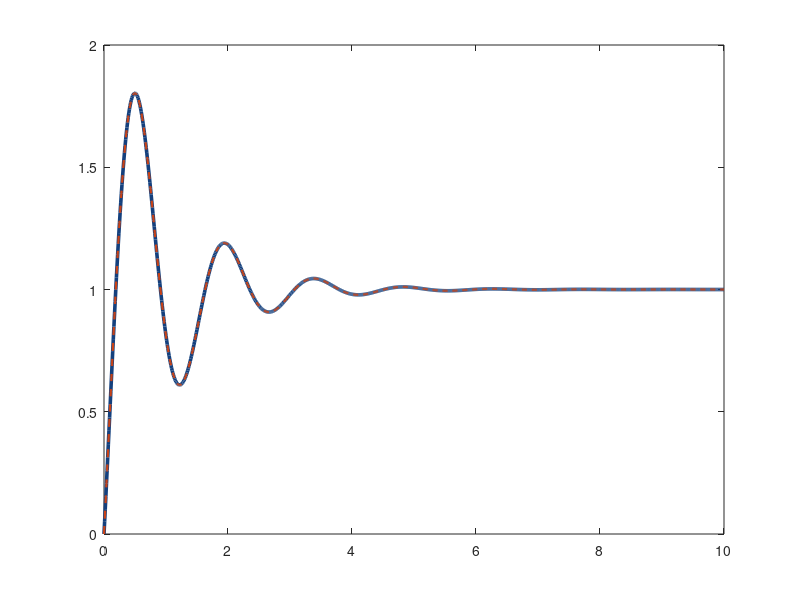

Write MATLAB code to recreate this figure. (Note: this script raises an error after producing the figure.)
clear;
clc;
close all;
format short g;

%% 1. Исходные данные
n = 2;
A = [0, 2; -10, -2];
B = [1; 1];
CT = [5; 0];
C = CT.';
D = 0;
M = [0.5, 0; 6, 2];
tolerance = 1e-9;

%% 2. Замена базиса x = M*x_new
A_new = M \ (A*M);
B_new = M \ B;
C_new = C*M;

fprintf('det(M) = %g\n', det(M));
disp('A_new ='); disp(A_new);
disp('B_new ='); disp(B_new);
disp('C_new ='); disp(C_new);

%% 3. Передаточная функция
den_analytic = [1, -trace(A), det(A)];
num_analytic = [0, C*B, C*(A - trace(A)*eye(n))*B];
W_tf = tf(num_analytic, den_analytic);

[num, den] = ss2tf(A, B, C, D);
[num_new, den_new] = ss2tf(A_new, B_new, C_new, D);
assert(norm(num-num_analytic, inf) < tolerance && ...
       norm(den-den_analytic, inf) < tolerance, ...
       'Аналитические коэффициенты расходятся с ss2tf.');
assert(norm(num_new-num, inf) < tolerance && ...
       norm(den_new-den, inf) < tolerance, ...
       'Передаточная функция после замены базиса изменилась.');

fprintf('W(s) = (%g*s + %g)/(s^2 + %g*s + %g)\n', ...
    num_analytic(2), num_analytic(3), den_analytic(2), den_analytic(3));
fprintf('ss2tf, исходный базис: num = %s, den = %s\n', ...
    mat2str(num, 12), mat2str(den, 12));
fprintf('ss2tf, новый базис:    num = %s, den = %s\n', ...
    mat2str(num_new, 12), mat2str(den_new, 12));
disp('Полюса W(s):'); disp(pole(W_tf));
fprintf('W(0) = %.12g\n', dcgain(W_tf));

%% 4. Переходные характеристики тремя способами
t = (0:0.01:10).';
sys_old = ss(A, B, C, D);
sys_new = ss(A_new, B_new, C_new, D);
y_old = step(sys_old, t);
y_new = step(sys_new, t);
y_tf = step(W_tf, t);

fig_main = figure('Name', 'Сравнение трёх моделей', 'Color', 'w', ...
                  'Position', [120, 120, 840, 410]);
plot(t, y_old, '-', 'Color', [0.08, 0.25, 0.49], 'LineWidth', 2.6);
hold on;
plot(t, y_new, '--', 'Color', [0.78, 0.26, 0.09], 'LineWidth', 1.6);
plot(t, y_tf, 'o', 'Color', [0.10, 0.48, 0.31], 'LineWidth', 1, ...
    'MarkerIndices', 1:24:numel(t), 'MarkerSize', 4.3);
set(gca, 'Color', 'w', 'XColor', 'k', 'YColor', 'k', 'GridColor', 'k');
grid on;
xlabel('t, с'); ylabel('y(t)');
xlim([0, 10]); ylim([0, 2]);
legend('Исходная модель', 'Модель в новом базисе', 'Передаточная функция', ...
       'Location', 'southeast', 'Color', 'w', 'TextColor', 'k', 'EdgeColor', [0.4, 0.4, 0.4]);

err_new = max(abs(y_old-y_new));
err_tf = max(abs(y_old-y_tf));
fprintf('max |y - y_new|  = %.6e\n', err_new);
fprintf('max |y - y_tf|   = %.6e\n', err_tf);
assert(max([err_new, err_tf]) < tolerance, ...
    'Переходные характеристики трёх моделей расходятся.');

%% 5. Критерий Калмана
U = ctrb(A, B);
N = obsv(A, C);
rank_U = rank(U);
rank_N = rank(N);
disp('Матрица управляемости U ='); disp(U);
fprintf('det(U) = %g, rank(U) = %d\n', det(U), rank_U);
disp('Матрица наблюдаемости N ='); disp(N);
fprintf('det(N) = %g, rank(N) = %d\n', det(N), rank_N);
assert(rank_U == n && rank_N == n, ...
    'Для заданных преобразований нужны полные ранги U и N.');
disp('Система полностью управляема и полностью наблюдаема.');

%% 6. Канонические формы
a1 = den_analytic(2);
T_c = [A*B + a1*B, B];
A_c = T_c \ (A*T_c);
B_c = T_c \ B;
C_c = C*T_c;

% Наблюдаемая форма двойственна управляемой
A_o_expected = A_c.';
B_o_expected = C_c.';
C_o_expected = B_c.';
T_o = N \ obsv(A_o_expected, C_o_expected);
A_o = T_o \ (A*T_o);
B_o = T_o \ B;
C_o = C*T_o;

A_c_expected = [0, 1; -den_analytic(3), -a1];
assert(norm(A_c - A_c_expected, inf) < tolerance && ...
       norm(B_c - [0; 1], inf) < tolerance && ...
       norm(C_c - fliplr(num_analytic(2:end)), inf) < tolerance && ...
       norm(A_o - A_o_expected, inf) < tolerance && ...
       norm(B_o - B_o_expected, inf) < tolerance && ...
       norm(C_o - C_o_expected, inf) < tolerance, ...
       'Матрицы преобразованных моделей не совпадают с каноническими.');

disp('T_c ='); disp(T_c);
disp('A_c ='); disp(A_c);
disp('B_c ='); disp(B_c);
disp('C_c ='); disp(C_c);
disp('T_o ='); disp(T_o);
disp('A_o ='); disp(A_o);
disp('B_o ='); disp(B_o);
disp('C_o ='); disp(C_o);

%% 7. Сравнение откликов канонических моделей
y_c = step(ss(A_c, B_c, C_c, D), t);
y_o = step(ss(A_o, B_o, C_o, D), t);

fig_canonical = figure('Name', 'Сравнение канонических форм', 'Color', 'w', ...
                       'Position', [160, 150, 840, 410]);
plot(t, y_old, '-', 'Color', [0.08, 0.25, 0.49], 'LineWidth', 2.6);
hold on;
plot(t, y_c, '--', 'Color', [0.78, 0.26, 0.09], 'LineWidth', 1.6);
plot(t, y_o, 'o', 'Color', [0.10, 0.48, 0.31], 'LineWidth', 1, ...
    'MarkerIndices', 1:24:numel(t), 'MarkerSize', 4.3);
set(gca, 'Color', 'w', 'XColor', 'k', 'YColor', 'k', 'GridColor', 'k');
grid on;
xlabel('t, с'); ylabel('y(t)');
xlim([0, 10]); ylim([0, 2]);
legend('Исходная модель', 'Управляемая форма', 'Наблюдаемая форма', ...
       'Location', 'southeast', 'Color', 'w', 'TextColor', 'k', 'EdgeColor', [0.4, 0.4, 0.4]);

err_c = max(abs(y_old-y_c));
err_o = max(abs(y_old-y_o));
fprintf('max |y - y_c|    = %.6e\n', err_c);
fprintf('max |y - y_o|    = %.6e\n', err_o);
assert(max([err_c, err_o]) < tolerance, ...
    'Переходные характеристики канонических моделей расходятся.');
